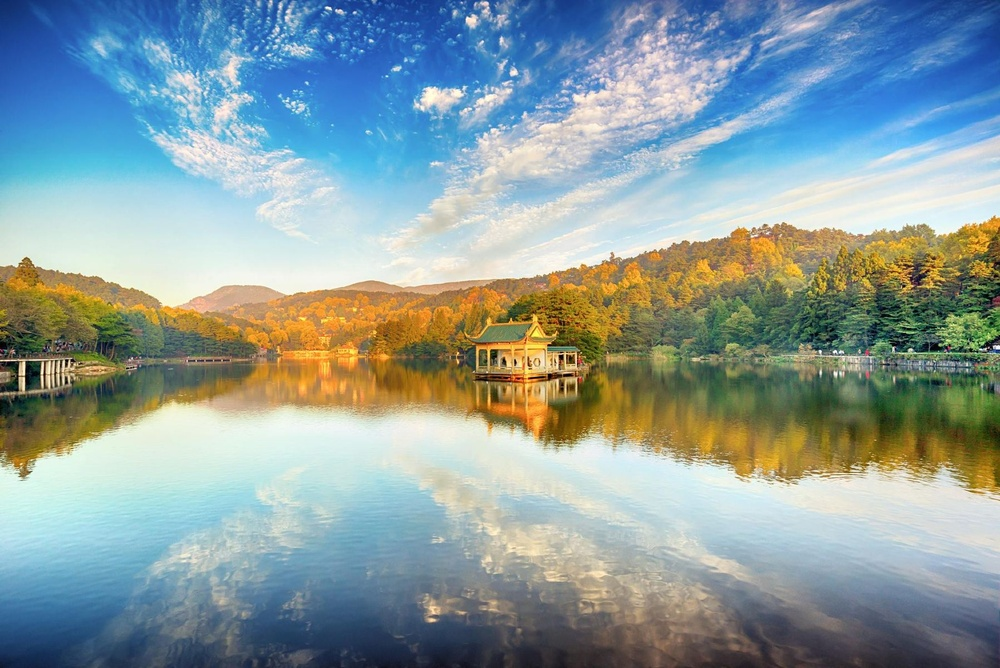
#> input picture learn_demo/image/view.jpg, 1000 x 668 px, shrunk from 1797 x 1200 before the run
$ python '图像旋转.py'
#> lines starting #> are read from the running program, lines starting #| are printed output that depends on the picture
import numpy as np
import cv2 as cv
import matplotlib.pyplot as plt

img = cv.imread("./image/view.jpg")
#> img is the input picture: shape (668, 1000, 3); mean B, G, R 158.3, 157.1, 138.8
rows, cols = img.shape[:2]
#> rows = 668; cols = 1000
M = cv.getRotationMatrix2D((cols/2, rows/2),90,1)#制造旋转矩阵
dst = cv.warpAffine(img,M,(cols,rows))#利用“类平移”使其与原图像进行矩阵乘法
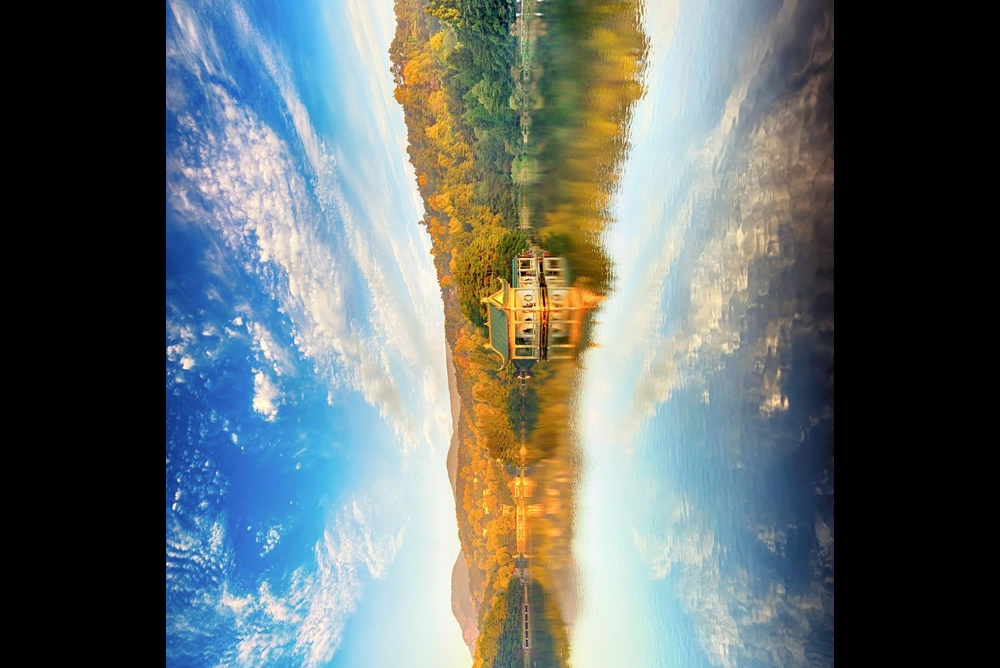
#> dst: shape (668, 1000, 3); mean B, G, R 106.9, 107.7, 98.7

plt.imshow(dst[:,:,::-1])
# fig,axes = plt.subplots(nrows = 1, ncols =2,figsize=(10,8), dpi = 100)
# axes[0].imshow(img[:,:,::-1])
# axes[0].set_titles("原图")
# axes[1].imshow(img[:,:,::-1])
# axes[1].set_titles("旋转后结果")
plt.show()
